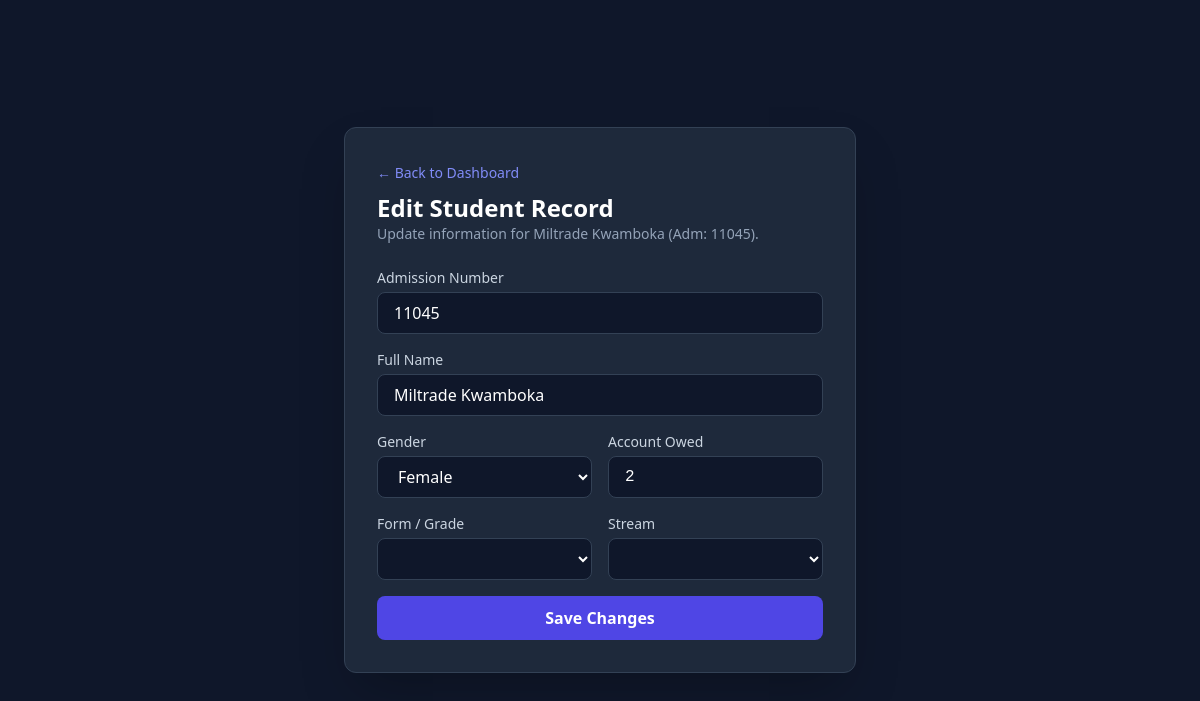
Page /admin/student/edit/1 (signed in) on the committed database.
### app/models.py (models this page shows)
class Student(db.Model):
    __tablename__ = 'student'
    id = db.Column(db.Integer, primary_key=True)
    school_id = db.Column(db.Integer, db.ForeignKey('school.id'), nullable=False)
    admission_no = db.Column(db.String(50), nullable=False)
    full_name = db.Column(db.String(100), nullable=False)
    gender = db.Column(db.String(10), nullable=False)
    form_grade = db.Column(db.String(50), nullable=False)
    stream = db.Column(db.String(50), nullable=False)
    enrollment_term = db.Column(db.String(20), nullable=False)
    academic_year = db.Column(db.String(20), nullable=False)
    term_1_status = db.Column(db.String(20), default='Pending')
    term_2_status = db.Column(db.String(20), default='Pending')
    term_3_status = db.Column(db.String(20), default='Pending')
    account_owed = db.Column(db.Integer, default=3)
    created_at = db.Column(db.DateTime, default=datetime.utcnow)
    __table_args__ = (
        db.UniqueConstraint('school_id', 'admission_no', 'academic_year', name='_school_adm_year_uc'),
    )

### app/routes/school_admin.py (the view, shortened to what this page needs)
@school_admin_bp.route('/student/edit/<int:student_id>', methods=['GET', 'POST'])
@login_required
@role_required(['school_admin'])
def edit_student(student_id):
    student = Student.query.get_or_404(student_id)
    if student.school_id != current_user.school_id:
        flash('Unauthorized action.', 'danger')
        return redirect(url_for('school_admin.dashboard'))
    school_id = current_user.school_id
    forms = FormGrade.query.filter_by(school_id=school_id).all()
    streams = Stream.query.filter_by(school_id=school_id).all()
    return render_template('school_admin/edit_student.html', student=student, forms=forms, streams=streams)

### app/routes/school_admin.py (called while the page is built)
def role_required(allowed_roles):
    def decorator(f):
        from functools import wraps
        @wraps(f)
        def decorated_function(*args, **kwargs):
            if not current_user.is_authenticated or current_user.school_id is None:
                flash('Unauthorized access. Please log in.', 'danger')
                return redirect(url_for('auth.login'))
            if current_user.role not in allowed_roles:
                flash('You do not have permission to perform this action.', 'danger')
                return redirect(url_for('school_admin.dashboard'))
            return f(*args, **kwargs)
        return decorated_function
    return decorator

### app/templates/school_admin/edit_student.html (shortened to what this page needs)
<!DOCTYPE html>
<html lang="en">
<head>
    <script src="https://cdn.tailwindcss.com"></script>
</head>
<body class="bg-slate-900 text-slate-100 flex items-center justify-center min-h-screen py-10">
    <div class="bg-slate-800 p-8 rounded-xl shadow-2xl w-full max-w-lg border border-slate-700">
        <div class="mb-6">
            <a href="{{ url_for('school_admin.dashboard') }}" class="text-indigo-400 hover:underline text-sm font-medium">&larr; Back to Dashboard</a>
            <h1 class="text-2xl font-bold text-white mt-2">Edit Student Record</h1>
            <p class="text-slate-400 text-sm">Update information for {{ student.full_name }} (Adm: {{ student.admission_no }}).</p>
        </div>
        <form method="POST" class="space-y-4">
            <div>
                <label class="block text-sm font-medium text-slate-300 mb-1">Admission Number</label>
                <input type="text" name="admission_no" value="{{ student.admission_no }}" required class="w-full px-4 py-2 bg-slate-900 border border-slate-700 rounded-lg text-white focus:outline-none focus:border-indigo-500">
            </div>
            <div>
                <label class="block text-sm font-medium text-slate-300 mb-1">Full Name</label>
                <input type="text" name="full_name" value="{{ student.full_name }}" required class="w-full px-4 py-2 bg-slate-900 border border-slate-700 rounded-lg text-white focus:outline-none focus:border-indigo-500">
            </div>
            <div class="grid grid-cols-2 gap-4">
                <div>
                    <label class="block text-sm font-medium text-slate-300 mb-1">Gender</label>
                    <select name="gender" required class="w-full px-4 py-2 bg-slate-900 border border-slate-700 rounded-lg text-white focus:outline-none focus:border-indigo-500">
                        <option value="Female" {% if student.gender == 'Female' %}selected{% endif %}>Female</option>
                    </select>
                </div>
                <div>
                    <label class="block text-sm font-medium text-slate-300 mb-1">Account Owed</label>
                    <input type="number" step="0.01" name="account_owed" value="{{ student.account_owed }}" required class="w-full px-4 py-2 bg-slate-900 border border-slate-700 rounded-lg text-white focus:outline-none focus:border-indigo-500 font-mono">
                </div>
            </div>
            <div class="grid grid-cols-2 gap-4">
                <div>
                    <label class="block text-sm font-medium text-slate-300 mb-1">Form / Grade</label>
                    <select name="form_grade" required class="w-full px-4 py-2 bg-slate-900 border border-slate-700 rounded-lg text-white focus:outline-none focus:border-indigo-500">
                    </select>
                </div>
                <div>
                    <label class="block text-sm font-medium text-slate-300 mb-1">Stream</label>
                    <select name="stream" required class="w-full px-4 py-2 bg-slate-900 border border-slate-700 rounded-lg text-white focus:outline-none focus:border-indigo-500">
                    </select>
                </div>
            </div>
            <button type="submit" class="w-full py-2.5 bg-indigo-600 hover:bg-indigo-500 text-white font-semibold rounded-lg transition duration-200 mt-4">
                Save Changes
            </button>
        </form>
    </div>
</body>
</html>

### rows in the picture
Student: full_name "Miltrade Kwamboka", admission_no "11045", gender "Female", account_owed "2"
